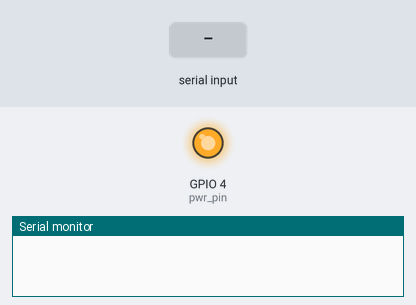
Recording of a sketch running on a simulated ESP32. Shown: output pins drawn as LEDs (lit = HIGH), the last lines printed to the serial monitor. Inputs (shaded band) come from the test bench. The modem accepts every AT command (registered, SIM ready, sends succeed) and sends nothing else.

Above: at 1.2 s.
At 7.8 s:
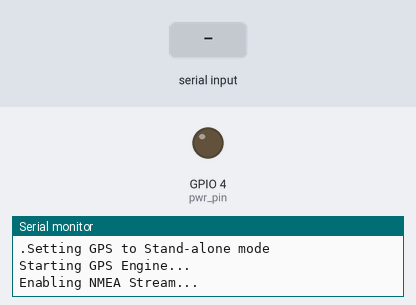
7.9 s: "OK\n" received over Serial
18.1 s: "1\n" received over Serial
Timing chart, 0 to 21.1 s (numbered marks = the images above; inputs shaded):
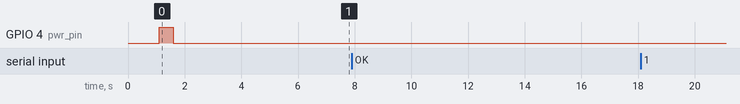

The sketch:

GPSConnection.ino
```cpp
#define TINY_GSM_MODEM_SIM7600
#include <TinyGsmClient.h>

const int pwr_pin = 4;
#define MODEM_RX 26
#define MODEM_TX 27

HardwareSerial SerialAT(1);

void setup() {
  Serial.begin(115200);
  delay(1000);

  // Power sequence
  pinMode(pwr_pin, OUTPUT);
  digitalWrite(pwr_pin, LOW);
  delay(100);
  digitalWrite(pwr_pin, HIGH);
  delay(500);
  digitalWrite(pwr_pin, LOW);

  SerialAT.begin(115200, SERIAL_8N1, MODEM_RX, MODEM_TX);

  Serial.println("Wait for 'OK' response from modem...");

  // Keep sending AT until the modem responds
  bool modemReady = false;
  while (!modemReady) {
    SerialAT.println("AT");
    delay(500);
    while (SerialAT.available()) {
      String res = SerialAT.readString();
      if (res.indexOf("OK") != -1) {
        modemReady = true;
        Serial.println("Modem is responding!");
      }
    }
    Serial.print("."); // Progress dots
  }


  // 2. Set GPS to "Stand-alone" mode (Mode 1)
  Serial.println("Setting GPS to Stand-alone mode");
  SerialAT.println("AT+CGPS=1,1");
  delay(1000);

  // Now that we know it's awake, start GPS
  Serial.println("\nStarting GPS Engine...");
  SerialAT.println("AT+CGPS=1");
  delay(500);

 /* Serial.println("\nResetting GPS settings...");

  // 1. Stop GPS first (in case it's already running)
  SerialAT.println("AT+CGPS=0");
  delay(1000);
  */
  // 2. Set GPS to "Stand-alone" mode (Mode 1)
  SerialAT.println("AT+CGPS=1,1");
  delay(1000);

  // 3. Try to query the location directly to see if it works
  SerialAT.println("AT+CGPSINFO");
  delay(500);

  Serial.println("Enabling NMEA Stream...");
  SerialAT.println("AT+CGPSOUT=255");
  delay(500);
}

void loop() {
  SerialAT.println("AT+CGPSINFO");
  delay(10000);

  //Serial read
  while (SerialAT.available()) {
    String line = SerialAT.readStringUntil('\n');
    Serial.println("MODEM: " + line);
  }

//serial send
  if (Serial.available()) {
    String cmd = Serial.readStringUntil('\n');
    SerialAT.println(cmd);
    Serial.println("SENT: " + cmd);
  }
}
```
